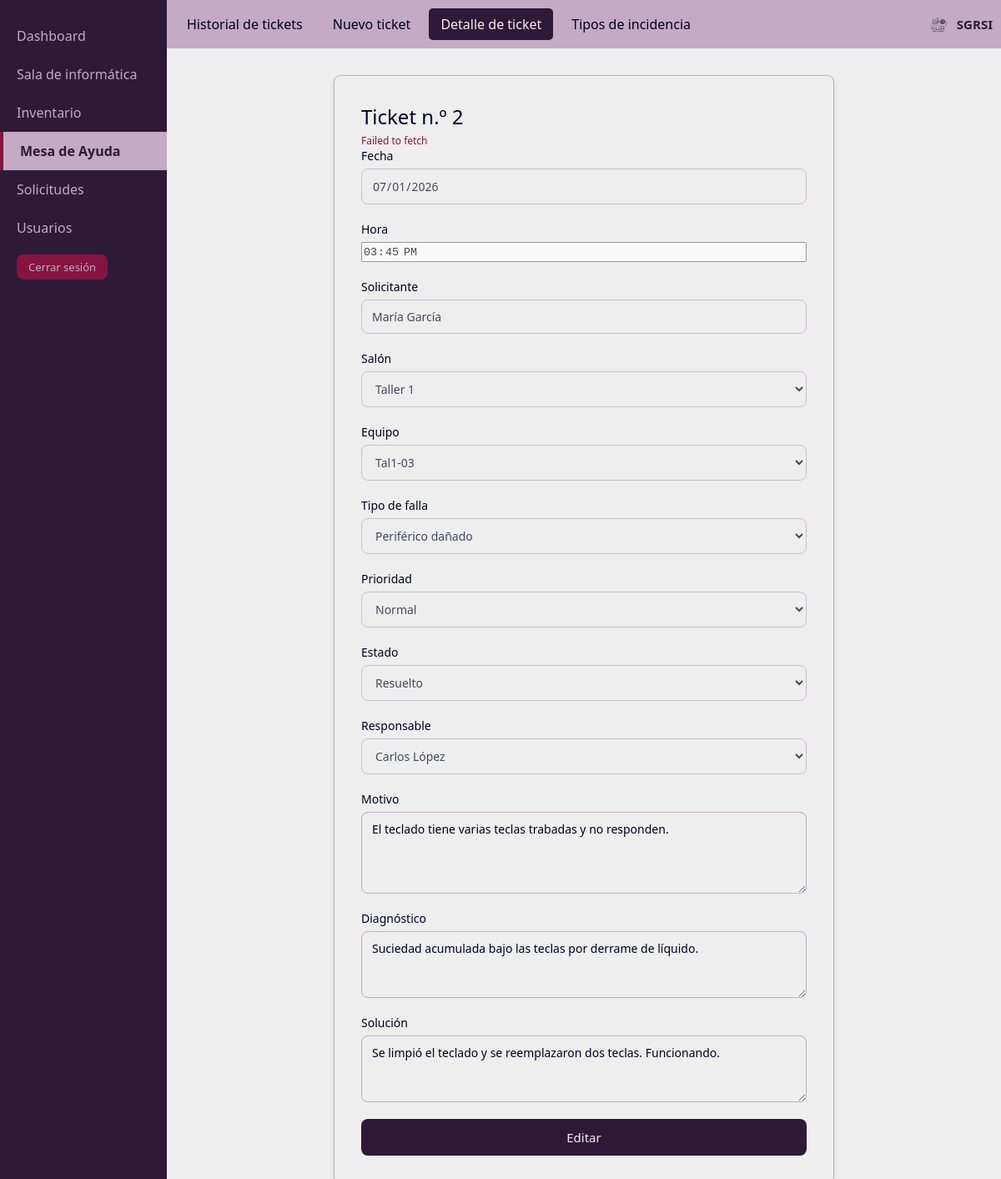
The page /FrontEnd/paginas/mesa-de-ayuda/detalle-ticket.php?id=2 (signed in) on the database its author committed.
### tables this page shows
CREATE TABLE ticket (
    id_ticket         INT UNSIGNED NOT NULL AUTO_INCREMENT,
    fecha_hora_alta   DATETIME     NOT NULL,
    ci_solicitante    CHAR(8)      NOT NULL,
    id_equipo         INT UNSIGNED NOT NULL,
    tipo_de_defecto   VARCHAR(80)  NOT NULL,
    detalle_defecto   VARCHAR(120) NULL,
    descripcion       VARCHAR(500) NULL,
    prioridad         ENUM('Urgente', 'Prioritario', 'Normal')
                      NOT NULL DEFAULT 'Normal',
    estado_ticket     ENUM('Pendiente', 'En proceso', 'Resuelto', 'Cancelado')
                      NOT NULL DEFAULT 'Pendiente',
    ci_responsable    CHAR(8)      NULL,
    diagnostico       VARCHAR(500) NULL,
    solucion          VARCHAR(500) NULL,
    fecha_hora_cierre DATETIME     NULL,

    CONSTRAINT pk_ticket             PRIMARY KEY (id_ticket),
    CONSTRAINT fk_ticket_solicitante FOREIGN KEY (ci_solicitante)
        REFERENCES usuario (ci)
        ON UPDATE CASCADE ON DELETE RESTRICT,
     
     
    CONSTRAINT fk_ticket_responsable FOREIGN KEY (ci_responsable)
        REFERENCES usuario (ci)
        ON UPDATE RESTRICT ON DELETE RESTRICT,
    CONSTRAINT fk_ticket_equipo      FOREIGN KEY (id_equipo)
        REFERENCES equipo (id_equipo)
        ON UPDATE CASCADE ON DELETE RESTRICT,
    CONSTRAINT fk_ticket_tipo        FOREIGN KEY (tipo_de_defecto)
        REFERENCES tipo_incidencia (nombre)
        ON UPDATE CASCADE ON DELETE RESTRICT,

    CONSTRAINT ck_ticket_cierre CHECK (
        fecha_hora_cierre IS NULL OR fecha_hora_cierre >= fecha_hora_alta
    ),
    CONSTRAINT ck_ticket_resuelto CHECK (
        estado_ticket <> 'Resuelto'
        OR (ci_responsable IS NOT NULL AND fecha_hora_cierre IS NOT NULL)
    )
);

CREATE TABLE usuario (
    ci               CHAR(8)      NOT NULL,
    nombre_usuario   VARCHAR(60)  NOT NULL,
    contrasena       VARCHAR(255) NOT NULL,
    tipo_de_usuario  ENUM('Solicitante', 'Asistente', 'Coordinador')
                     NOT NULL DEFAULT 'Solicitante',
    estado_cuenta    ENUM('Activa', 'Inactiva')
                     NOT NULL DEFAULT 'Activa',

    CONSTRAINT pk_usuario       PRIMARY KEY (ci),
    CONSTRAINT ck_usuario_ci    CHECK (ci REGEXP '^[0-9]{8}$')
);

CREATE TABLE equipo (
    id_equipo     INT UNSIGNED NOT NULL AUTO_INCREMENT,
    nombre_equipo VARCHAR(60)  NOT NULL,
    descripcion   VARCHAR(500) NULL,
    nombre_salon  VARCHAR(30)  NOT NULL,
    estado_equipo ENUM('Operativo', 'En reparación',
                       'En trámite de baja', 'De baja')
                  NOT NULL DEFAULT 'Operativo',

    CONSTRAINT pk_equipo       PRIMARY KEY (id_equipo),
    CONSTRAINT fk_equipo_salon FOREIGN KEY (nombre_salon)
        REFERENCES salon (nombre_salon)
        ON UPDATE CASCADE ON DELETE RESTRICT
);

CREATE TABLE salon (
    nombre_salon VARCHAR(30)  NOT NULL,
    descripcion  VARCHAR(500) NULL,

    CONSTRAINT pk_salon PRIMARY KEY (nombre_salon)
);

CREATE TABLE tipo_incidencia (
    nombre VARCHAR(80) NOT NULL,
    estado ENUM('Activo', 'Inactivo') NOT NULL DEFAULT 'Activo',

    CONSTRAINT pk_tipo_incidencia PRIMARY KEY (nombre)
);

### FrontEnd/paginas/mesa-de-ayuda/detalle-ticket.php (the view, shortened to what the rows shown need)
<?php
require_once __DIR__ . '/../../../BackEnd/logica/ControlAcceso.php';
require_once __DIR__ . '/../../../BackEnd/logica/GestorTickets.php';
require_once __DIR__ . '/../../../BackEnd/logica/GestorTiposIncidencia.php';
$gestor = new GestorTickets();
$id = '';
if (isset($_POST['id'])) {
    $id = trim((string) $_POST['id']);
} elseif (isset($_GET['id'])) {
    $id = trim((string) $_GET['id']);
}
try {
    $fila = ResultadoGestion::valor($gestor->obtenerPorId($id));
} catch (Exception $e) {
    error_log('SGRSI detalle-ticket.php obtenerPorId: ' . $e->getMessage());
    header('Location: mesa-de-ayuda.php?aviso=error');
    exit;
}
$puedeAtender = ControlAcceso::puedeAtender();
$modoVer = $_SERVER['REQUEST_METHOD'] !== 'POST'
    && (!isset($_GET['modo']) || $_GET['modo'] !== 'editar');
$editable = $puedeAtender && !$modoVer && $fila['estado_ticket'] !== 'Cancelado';
$errores = [];
$valores = [
    'salon'       => $fila['nombre_salon'],
    'equipo'      => $fila['id_equipo'],
    'defecto'     => $fila['tipo_de_defecto'],
    'detalle-defecto' => $fila['detalle_defecto'] ?? '',
    'prioridad'   => $fila['prioridad'],
    'estado'      => $fila['estado_ticket'],
    'responsable' => isset($fila['ci_responsable']) ? $fila['ci_responsable'] : '',
    'motivo'      => isset($fila['descripcion']) ? $fila['descripcion'] : '',
    'diagnostico' => isset($fila['diagnostico']) ? $fila['diagnostico'] : '',
    'solucion'    => isset($fila['solucion']) ? $fila['solucion'] : '',
];
try {
    $salones = ResultadoGestion::valor($gestor->obtenerSalones());
    $tecnicos = ResultadoGestion::valor($gestor->obtenerTecnicos());
    $tipos = ResultadoGestion::valor((new GestorTiposIncidencia())->obtenerTodos());
} catch (Exception $e) {
    error_log('SGRSI detalle-ticket.php listas: ' . $e->getMessage());
    $salones  = [];
    $equipos  = [];
    $tecnicos = [];
    $tipos = [];
    $errores['general'] = 'No se pudieron cargar las listas. Intentá de nuevo en unos minutos.';
}
$alta = strtotime($fila['fecha_hora_alta']);
function v($texto)
{
    return htmlspecialchars((string) $texto, ENT_QUOTES, 'UTF-8');
}
?>
<!DOCTYPE html>
<html lang="es">
<head>
    <link rel="stylesheet" href="../../css/main.css">
</head>
<body>
    <div class="layout">
        <main class="main">
            <section class="form-container">
                <h1>Ticket n.º <?php echo v($fila['id_ticket']); ?></h1>
                <p id="resultado-guardado" class="error-mensaje" role="status" aria-live="polite"></p>
                <form id="form-detalle-ticket" action="detalle-ticket.php" method="post" data-csrf="<?php echo v(Sesion::tokenApi()); ?>">
                    <div class="form-grupo">
                        <label for="fecha">Fecha</label>
                        <input type="date" id="fecha" value="<?php echo v(date('Y-m-d', $alta)); ?>" readonly>
                    </div>
                    <div class="form-grupo">
                        <label for="hora">Hora</label>
                        <input type="time" id="hora" value="<?php echo v(date('H:i', $alta)); ?>" readonly>
                    </div>
                    <div class="form-grupo">
                        <label for="solicitante">Solicitante</label>
                        <input type="text" id="solicitante" value="<?php echo v($fila['nombre_solicitante']); ?>" readonly>
                    </div>
                    <div class="form-grupo">
                        <label for="salon">Salón</label>
                        <select name="salon" id="salon" required<?php echo $editable ? '' : ' disabled'; ?>>
                            <?php foreach ($salones as $salon) { ?>
                                <option value="<?php echo v($salon['nombre_salon']); ?>"<?php echo $valores['salon'] === $salon['nombre_salon'] ? ' selected' : ''; ?>><?php echo v($salon['nombre_salon']); ?></option>
                            <?php } ?>
                        </select>
                    </div>
                    <div class="form-grupo">
                    </div>
                    <div class="form-grupo">
                        <label for="defecto">Tipo de falla</label>
                        <select name="defecto" id="defecto"<?php echo $editable ? '' : ' disabled'; ?>>
                            <?php foreach ($tipos as $tipo) { ?>
                                <option value="<?php echo v($tipo['nombre']); ?>"<?php echo $valores['defecto'] === $tipo['nombre'] ? ' selected' : ''; ?><?php echo $tipo['estado'] === 'Inactivo' && $valores['defecto'] !== $tipo['nombre'] ? ' disabled' : ''; ?>><?php echo v($tipo['nombre']); ?></option>
                            <?php } ?>
                        </select>
                    </div>
                    <div class="form-grupo">
                    </div>
                    <div class="form-grupo">
                    </div>
                    <div class="form-grupo">
                        <label for="responsable">Responsable</label>
                        <select name="responsable" id="responsable"<?php echo $editable ? '' : ' disabled'; ?>>
                            <?php foreach ($tecnicos as $tecnico) { ?>
                                <option value="<?php echo v($tecnico['ci']); ?>"<?php echo $valores['responsable'] === $tecnico['ci'] ? ' selected' : ''; ?>><?php echo v($tecnico['nombre_usuario']); ?></option>
                            <?php } ?>
                        </select>
                    </div>
                    <div class="form-grupo">
                        <label for="motivo">Motivo</label>
                        <textarea name="motivo" id="motivo" rows="4"<?php echo $editable ? '' : ' disabled'; ?>><?php echo v($valores['motivo']); ?></textarea>
                    </div>
                    <div class="form-grupo">
                        <label for="diagnostico">Diagnóstico</label>
                        <textarea name="diagnostico" id="diagnostico" rows="3"<?php echo $editable ? '' : ' disabled'; ?>><?php echo v($valores['diagnostico']); ?></textarea>
                    </div>
                    <div class="form-grupo">
                        <label for="solucion">Solución</label>
                        <textarea name="solucion" id="solucion" rows="3"<?php echo $editable ? '' : ' disabled'; ?>><?php echo v($valores['solucion']); ?></textarea>
                    </div>
                    <?php if ($editable) { ?>
                        <button type="submit" id="btn-enviar" name="accion" value="guardar">Guardar cambios</button>
                    <?php } elseif ($puedeAtender && $fila['estado_ticket'] !== 'Cancelado') { ?>
                        <a class="btn-editar-form" href="detalle-ticket.php?id=<?php echo urlencode($id); ?>&amp;modo=editar">Editar</a>
                    <?php } ?>
                </form>
            </section>
        </main>
    </div>
</body>
</html>

### rows shown on the page
ticket: id_ticket "2", fecha_hora_alta "07/01/2026", fecha_hora_alta "15:45", ci_solicitante.nombre_usuario "María García", defecto "Periférico dañado", responsable "Carlos López", motivo "El teclado tiene varias teclas trabadas y no responden.", diagnostico "Suciedad acumulada bajo las teclas por derrame de líquido.", solucion "Se limpió el teclado y se reemplazaron dos teclas. Funcionando."
equipo: salon "Taller 1"

### other values the page prints
form field equipo "Tal1-03"
form field prioridad "Normal"
form field estado "Resuelto"
